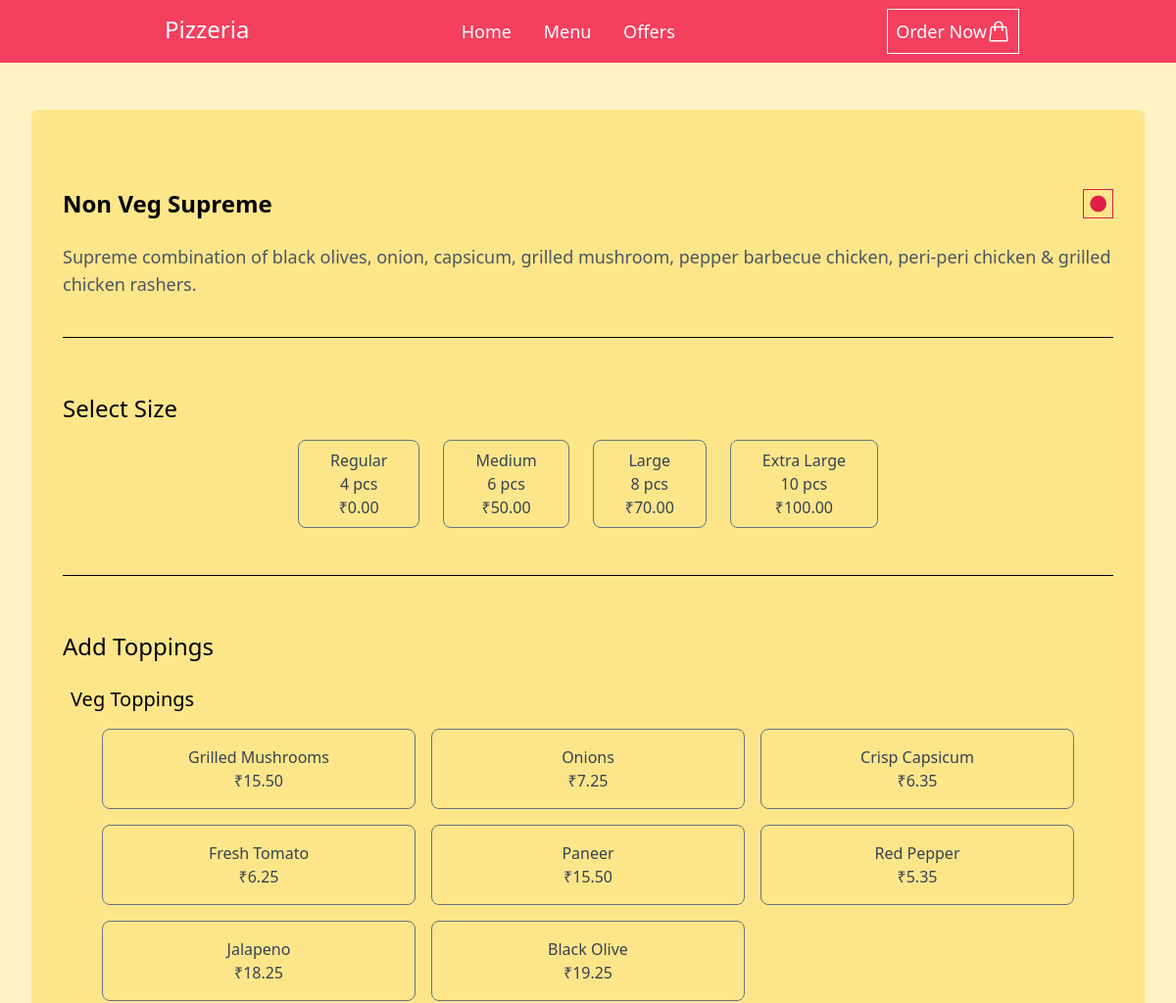
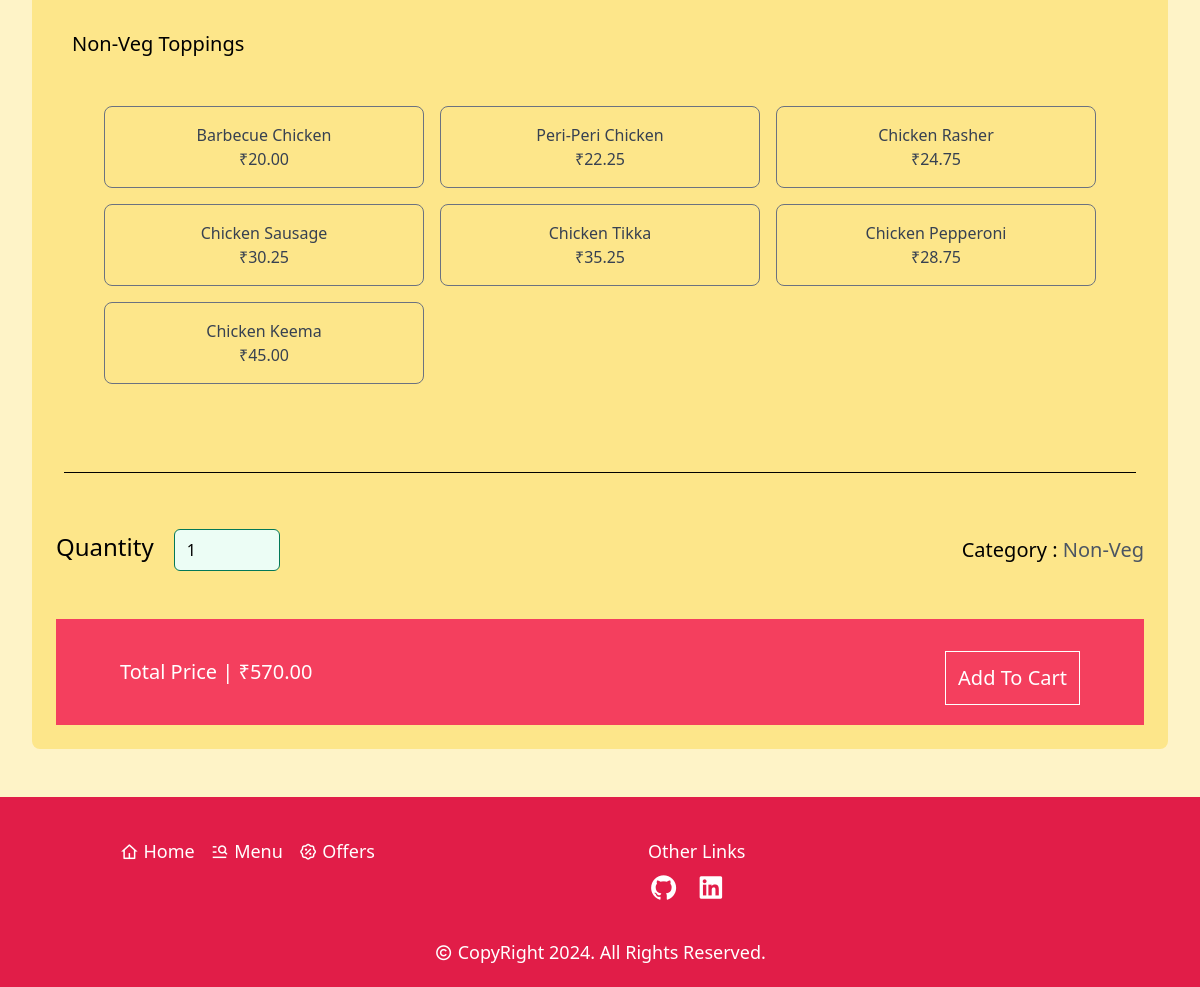
The page /pizza_detail/2c2c8772-4739-4ded-a776-10cb4259d176/ on the database its author committed (2 pictures, top to bottom).
### orders/models.py (models this page shows)
class BaseModel(models.Model):
    uid = models.UUIDField(default=uuid.uuid4, editable=False, primary_key=True)
    created_at = models.DateTimeField(default=timezone.now)
    updated_at = models.DateTimeField(default=timezone.now)
    class Meta:
        abstract = True

class Pizza(BaseModel):
    CATEGORY_CHOICE = [
        ('Veg', 'Veg'), ('Non-Veg', 'Non-Veg')
    ]
    name = models.CharField(max_length=100)
    description = models.TextField()
    pizza_image = models.ImageField(upload_to="pizza_image/", null=True)
    category = models.CharField(max_length=20, choices=CATEGORY_CHOICE)
    price = models.DecimalField(max_digits=6, decimal_places=2)
    available = models.BooleanField(default=True)

class Size(BaseModel):
    size = models.CharField(max_length=20)
    slices = models.PositiveIntegerField(null=True)
    price = models.DecimalField(max_digits=5, decimal_places=2)

class Topping(models.Model):
    CATEGORY_CHOICE = [
        ('Veg', 'Veg'), ('Non-Veg', 'Non-Veg')
    ]
    topping_name = models.CharField(max_length=100)
    price = models.DecimalField(max_digits=5, decimal_places=2)
    category = models.CharField(max_length=20, choices=CATEGORY_CHOICE, null=True)

### orders/views.py (the view)
# urls.py: path('pizza_detail/<uuid:pz_id>/', pizza_detail, name='pizza_detail'),
def pizza_detail(request, pz_id, item_id=None):
    pizza = Pizza.objects.get(uid = pz_id)
    size = Size.objects.all()
    veg_topping = Topping.objects.filter(category='Veg')
    non_veg_topping = Topping.objects.filter(category='Non-Veg')
    return render(request, 'pizza_detail.html', {'pizza':pizza, 'veg_topping':veg_topping, 'non_veg_topping':non_veg_topping, 'size':size})

### templates/pizza_detail.html (shortened to what this page needs)
{% extends 'base.html' %}
{% block main %}
<div class="lg:flex lg:items-center lg:justify-center">
<div class="bg-amber-200 p-3 md:p-6 rounded-lg">
    <div class="my-6 p-2 lg:mt-12">
        <div class="flex items-center justify-between">
            <h2 class="text-xl lg:text-2xl font-semibold">{{ pizza.name }}</h2>
            <button class="cursor-text lg:text-xl border px-1 {% if pizza.category == 'Veg' %}border-emerald-700{% else %}border-rose-600{% endif %}"><i class="ri-circle-fill {% if pizza.category == 'Veg' %}text-emerald-700{% else %}text-rose-600{% endif %} "></i></button>
        </div>
        <p class="mt-2 lg:mt-6 lg:text-lg text-gray-600">{{ pizza.description }}</p>
        <div class="h-[1px] bg-black mt-10"></div>
    </div>
    <form method="post" action="{% url 'add_item_cart' pizza.uid %}">
        <div class="mt-6 md:mt-10 p-2">
            <h2 class="text-xl lg:text-2xl font-medium">Select Size</h2>
            <div class="mt-4 px-6 grid grid-cols-2 gap-3 md:gap-0 md:flex items-center justify-evenly lg:justify-center lg:gap-6">
                {% for sz in size %}
                    <div>
                        <label class="relative cursor-pointer">
                            <div class="border flex flex-col items-center justify-center border-gray-500 text-gray-700 rounded-lg py-2 px-8 text-center peer-checked:border-emerald-700 peer-checked:bg-emerald-50">
                                <h3 class="font-medium">{{ sz.size }}</h3>
                                <p class="">{{ sz.slices }} pcs</p>
                                <p>₹{{ sz.price }}</p>
                            </div>
                        </label>
                    </div>
                {% endfor %}
            </div>
            <div class="h-[1px] bg-black mt-12"></div>
        </div>
        <div class="mt-10 p-2">
            <h2 class="text-xl lg:text-2xl font-medium">Add Toppings</h2>
            <div class="my-4 p-2">
                <h2 class="font-medium text-lg lg:text-xl">Veg Toppings</h2>
                <div class="mt-4 grid grid-cols-2 md:grid-cols-3 gap-4 lg:px-8">
                    {% for top in veg_topping %}
                        <label class="relative cursor-pointer">
                            <div class="border border-gray-500 rounded-lg p-4 text-center peer-checked:border-emerald-700 peer-checked:bg-emerald-50">
                                <span class="block peer-checked:text-emerald-700 font-medium text-gray-700">{{ top.topping_name }}</span>
                                <span class="block peer-checked:text-emerald-700 text-gray-700">₹{{ top.price }}</span>
                            </div>
                        </label>
                    {% endfor %}
                </div>
            </div>
            <div class="my-4 p-2">
                <h2 class="font-medium text-lg lg:text-xl">Non-Veg Toppings</h2>
                <div class="mt-4 grid grid-cols-2 md:grid-cols-3 gap-4 lg:p-8">
                    {% for top in non_veg_topping %}
                        <label class="relative cursor-pointer">
                            <div class="border border-gray-500 rounded-lg p-4 text-center peer-checked:border-emerald-700 peer-checked:bg-emerald-50">
                                <span class="block peer-checked:text-emerald-700 font-medium text-gray-700">{{ top.topping_name }}</span>
                                <span class="block peer-checked:text-emerald-700 text-gray-700">₹{{ top.price }}</span>
                            </div>
                        </label>
                    {% endfor %}
                </div>
            </div>
            <div class="h-[1px] bg-black mt-12"></div>
        </div>
        <div class="my-10 lg:my-12 flex items-center justify-between">
            <div>
                <label for="quantity" class="text-xl lg:text-2xl font-medium">Quantity</label>
                <input type="number" name="quantity" min="1" max="10" value="1" class="lg:ms-4 rounded-md border-emerald-700 bg-emerald-50 focus:border-emerald-700 focus:ring-emerald-700">
            </div>
            <div class="text-lg lg:text-xl">
                <span class="font-medium">Category : </span>
                <span class="text-gray-600 font-medium">{{ pizza.category }}</span>
            </div>
        </div>
        <div class="bg-rose-500 p-4 md:py-5 md:px-12 lg:px-16">
            <div class="flex flex-col items-end md:flex-row md:justify-between md:items-center">
                <p class="font-medium text-white text-lg lg:text-xl">Total Price | ₹{{ pizza.price }}</p>
                <a href="{% url 'add_item_cart' pizza.uid %}"><button class="mt-3 border p-3 lg:text-xl font-medium text-white border-white hover:bg-emerald-600 hover:text-white">Add To Cart</button></a>
            </div>
        </div>
    </form>
</div>
</div>
{% endblock %}

### rows shown on the page
Pizza: name "Non Veg Supreme", description "Supreme combination of black olives, onion, capsicum, grilled mushroom, pepper barbecue chicken, peri-peri chicken & grilled chicken rashers.", category "Non-Veg", price "570.00"
Size: size "Regular", slices "4", price "0.00"
Size: size "Medium", slices "6", price "50.00"
Size: size "Large", slices "8", price "70.00"
Size: size "Extra Large", slices "10", price "100.00"
Topping: topping_name "Grilled Mushrooms", price "15.50"
Topping: topping_name "Onions", price "7.25"
Topping: topping_name "Crisp Capsicum", price "6.35"
Topping: topping_name "Fresh Tomato", price "6.25"
Topping: topping_name "Paneer", price "15.50"
Topping: topping_name "Red Pepper", price "5.35"
Topping: topping_name "Jalapeno", price "18.25"
Topping: topping_name "Black Olive", price "19.25"
Topping: topping_name "Barbecue Chicken", price "20.00"
Topping: topping_name "Peri-Peri Chicken", price "22.25"
Topping: topping_name "Chicken Rasher", price "24.75"
Topping: topping_name "Chicken Sausage", price "30.25"
Topping: topping_name "Chicken Tikka", price "35.25"
Topping: topping_name "Chicken Pepperoni", price "28.75"
Topping: topping_name "Chicken Keema", price "45.00"
